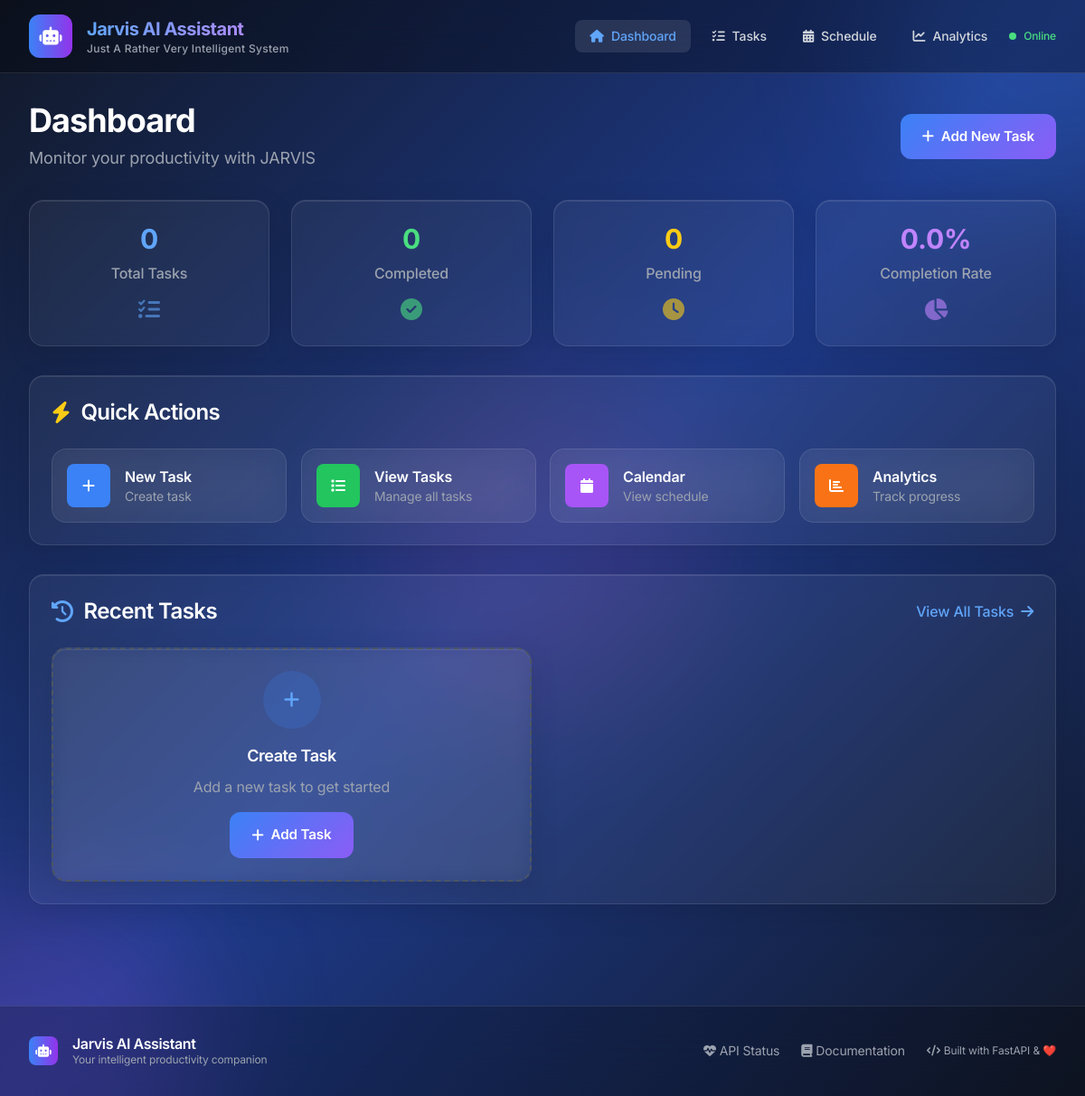
Before: / with the older database file.
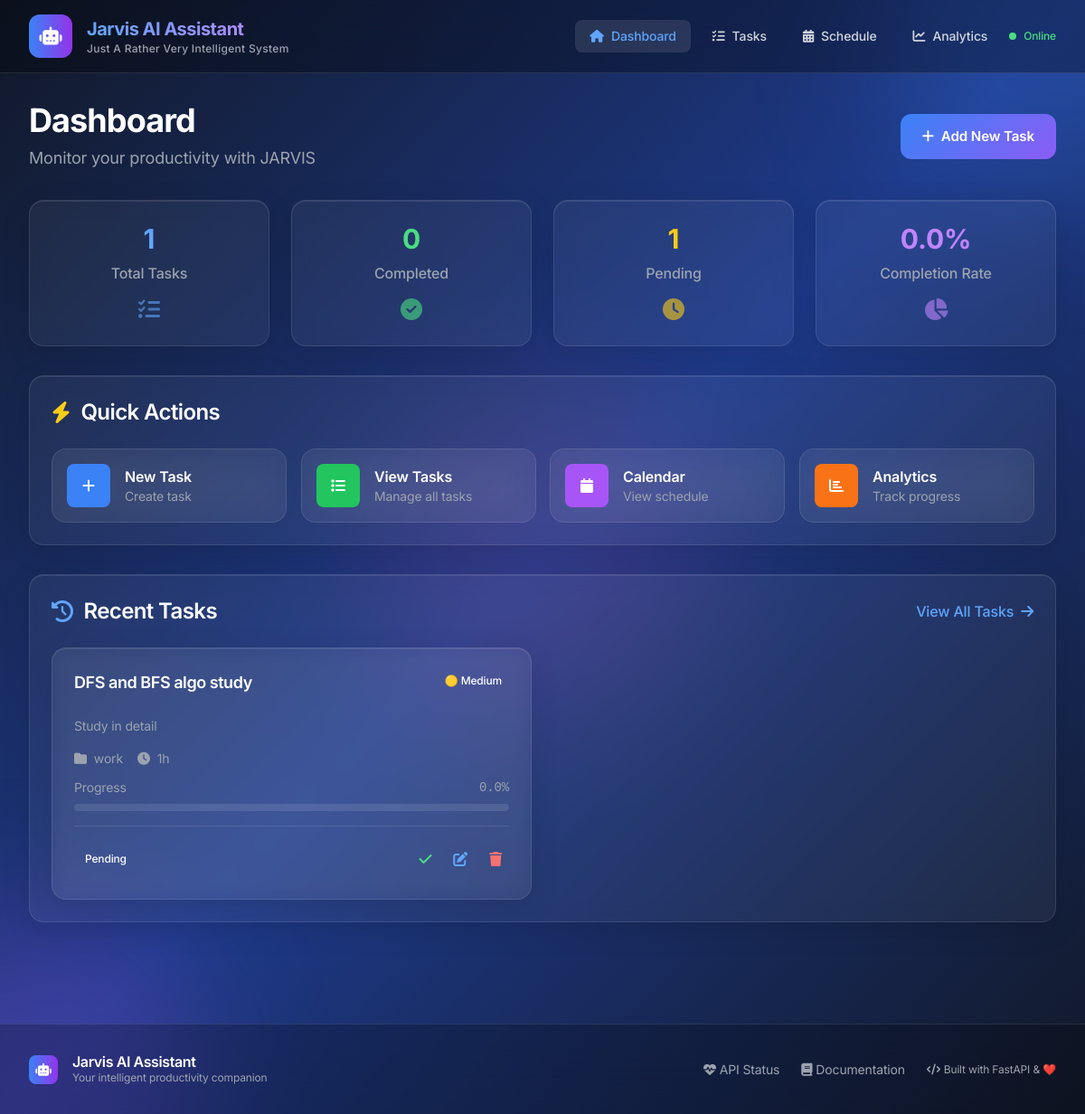
After: the same page with the newer database file.
### smart_scheduler/models/task.py (models this page shows, shortened)
class Task(Base):
    __tablename__ = "tasks"
    id = Column(Integer, primary_key=True, index=True)
    title = Column(String, nullable=False, index=True)
    description = Column(Text)
    status = Column(Enum(TaskStatus), default=TaskStatus.PENDING)
    priority = Column(Enum(TaskPriority), default=TaskPriority.MEDIUM)
    estimated_duration = Column(Integer)  # in minutes
    actual_duration = Column(Integer)     # in minutes
    created_at = Column(DateTime, default=datetime.utcnow)
    updated_at = Column(DateTime, default=datetime.utcnow, onupdate=datetime.utcnow)
    due_date = Column(DateTime)
    completed_at = Column(DateTime)
    category = Column(String, index=True)
    tags = Column(String)  # JSON string for now
    progress_percentage = Column(Float, default=0.0)
    scheduled_start_time = Column(DateTime, nullable=True)  # When task is scheduled to start
    scheduled_end_time = Column(DateTime, nullable=True)    # When task is scheduled to end
    project_id = Column(Integer, nullable=True)  # No foreign key yet to avoid errors
    recurrence = Column(Enum(TaskRecurrence), default=TaskRecurrence.NONE)
    recurrence_end_date = Column(Date, nullable=True)
    energy_level_required = Column(Integer, default=3)  # 1-5 scale
    focus_level_required = Column(Integer, default=3)   # 1-5 scale

### smart_scheduler/main.py (the view)
@app.get("/", response_class=HTMLResponse)
def dashboard(request: Request, db: Session = Depends(get_db)):
    task_service = TaskService(db)
    recent_tasks = task_service.get_tasks(limit=6)
    stats = task_service.get_task_stats()
    active_projects = []
    upcoming_deadlines = []
    if PROJECT_FEATURES_ENABLED:
        try:
            project_service = ProjectService(db)
            active_projects = project_service.get_projects(status=ProjectStatus.ACTIVE)
            upcoming_deadlines = project_service.get_upcoming_deadlines(days_ahead=7)
        except Exception as e:
            logger.warning(f"Project features not available: {e}")
    return templates.TemplateResponse("dashboard.html", {
        "request": request,
        "recent_tasks": recent_tasks,
        "stats": stats,
        "active_projects": active_projects,
        "upcoming_deadlines": upcoming_deadlines,
        "page_title": "Dashboard"
    })

### smart_scheduler/templates/dashboard.html (shortened to what the changed rows need)
{% extends "base.html" %}
{% block content %}
<div class="space-y-8">
    <div class="flex flex-col sm:flex-row sm:justify-between sm:items-center gap-4">
        <div>
            <h1 class="text-4xl font-bold text-white mb-2 tracking-tight">Dashboard</h1>
        </div>
    </div>
    <div class="grid grid-cols-1 md:grid-cols-4 gap-6">
        <div class="glass p-6 text-center">
            <div class="text-3xl font-bold text-blue-400 mb-2" id="total-tasks">{{ stats.total if stats else 0 }}</div>
            <div class="text-gray-400 font-medium">Total Tasks</div>
            <div class="mt-3">
                <i class="fas fa-tasks text-2xl text-blue-400 opacity-60"></i>
            </div>
        </div>
        <div class="glass p-6 text-center">
            <div class="text-3xl font-bold text-yellow-400 mb-2" id="pending-tasks">{{ stats.pending if stats else 0 }}</div>
            <div class="text-gray-400 font-medium">Pending</div>
            <div class="mt-3">
                <i class="fas fa-clock text-2xl text-yellow-400 opacity-60"></i>
            </div>
        </div>
    </div>
    <div class="glass p-6">
        <h2 class="text-2xl font-semibold text-white mb-6 flex items-center">
            <i class="fas fa-bolt text-yellow-400 mr-3"></i>Quick Actions
        </h2>
    </div>
    <div class="glass p-6">
        <div class="flex justify-between items-center mb-6">
            <h2 class="text-2xl font-semibold text-white flex items-center">
                <i class="fas fa-history text-blue-400 mr-3"></i>
                Recent Tasks
            </h2>
        </div>
        <div class="grid grid-cols-1 lg:grid-cols-2 xl:grid-cols-3 gap-6" id="tasks-container">
            {% if recent_tasks %}
                {% for task in recent_tasks %}
                <div class="task-card glass p-6 group" data-task-id="{{ task.id }}">
                    <div class="flex justify-between items-start mb-4">
                        <h3 class="task-title text-lg font-semibold text-white truncate pr-2">{{ task.title }}</h3>
                        <span class="priority-{{ task.priority }} px-2 py-1 rounded-full text-xs font-medium flex-shrink-0">
                            {% if task.priority == 'urgent' %}🚨{% elif task.priority == 'high' %}🔴{% elif task.priority == 'medium' %}🟡{% else %}🟢{% endif %}
                            {{ task.priority.title() }}
                        </span>
                    </div>
                    {% if task.description %}
                    <p class="text-gray-400 text-sm mb-4 line-clamp-2">{{ task.description }}</p>
                    {% endif %}
                    <div class="space-y-3 mb-4">
                        <div class="flex flex-wrap gap-4 text-sm">
                            {% if task.category %}
                            <div class="flex items-center text-gray-400">
                                <i class="fas fa-folder mr-2"></i>{{ task.category }}
                            </div>
                            {% endif %}
                            {% if task.estimated_duration %}
                            <div class="flex items-center text-gray-400">
                                <i class="fas fa-clock mr-2"></i>{{ format_duration(task.estimated_duration) }}
                            </div>
                            {% endif %}
                        </div>
                        <div>
                            <div class="flex justify-between text-sm text-gray-400 mb-2">
                                <span>Progress</span>
                                <span class="font-mono">{{ "%.1f"|format(task.progress_percentage) }}%</span>
                            </div>
                            <div class="progress-bar">
                            </div>
                        </div>
                    </div>
                    <div class="flex justify-between items-center pt-4 border-t border-white/10">
                        <span class="status-{{ task.status }} px-3 py-1 rounded-full text-xs font-medium">{{ task.status.replace('_', ' ').title() }}</span>
                        <div class="flex space-x-2">
                            {% if task.status != 'completed' %}
                            <button data-action="complete" data-task-id="{{ task.id }}" class="text-green-400 hover:text-green-300 p-2 hover:bg-green-400/10 rounded-lg transition-all" title="Mark Complete">
                                <i class="fas fa-check"></i>
                            </button>
                            {% endif %}
                            <button data-action="edit" data-task-id="{{ task.id }}" class="text-blue-400 hover:text-blue-300 p-2 hover:bg-blue-400/10 rounded-lg transition-all" title="Edit Task">
                                <i class="fas fa-edit"></i>
                            </button>
                            <button data-action="delete" data-task-id="{{ task.id }}" class="text-red-400 hover:text-red-300 p-2 hover:bg-red-400/10 rounded-lg transition-all" title="Delete Task">
                                <i class="fas fa-trash"></i>
                            </button>
                        </div>
                    </div>
                </div>
                {% endfor %}
            {% else %}
            <div class="glass p-6 text-center border-2 border-dashed border-gray-600 hover:border-blue-400 transition-colors">
                <div class="w-16 h-16 bg-blue-500/20 rounded-full flex items-center justify-center mx-auto mb-4">
                    <i class="fas fa-plus text-blue-400 text-xl"></i>
                </div>
                <h3 class="text-lg font-semibold text-white mb-2">Create Task</h3>
                <p class="text-gray-400 mb-4">Add a new task to get started</p>
                <button data-action="open-task-modal" class="btn-primary">
                    <i class="fas fa-plus mr-2"></i>Add Task
                </button>
            </div>
            {% endif %}
        </div>
    </div>
</div>
{% endblock %}

Changed rows visible on the page:
added Task: title "DFS and BFS algo study", priority "Medium", description "Study in detail", category "work", estimated_duration "1h", progress_percentage "0.0", status.replace "Pending"
Other visible differences:
{{ stats.total if stats else 0 }}: "0" → "1"
{{ stats.pending if stats else 0 }}: "0" → "1"
text no longer shown: "Create Task Add a new task to get started Add Task"
